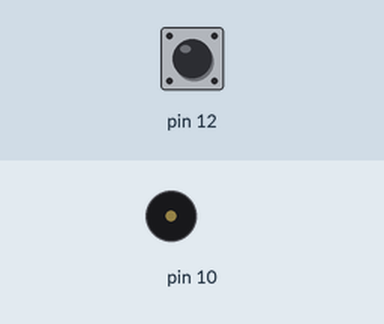
Recording of a sketch running on a simulated Arduino Uno, built with avr-gcc and run on an emulated ATmega328P. On the bench: buzzer (waves = sounding). Inputs (shaded band) come from the test bench; at power-on: pin 12 LOW.

Above: at 1.2 s.
1.3 s: pin 12 pulsed HIGH 2 times (0.12 s each, 0.3 s apart)
At 4.9 s:
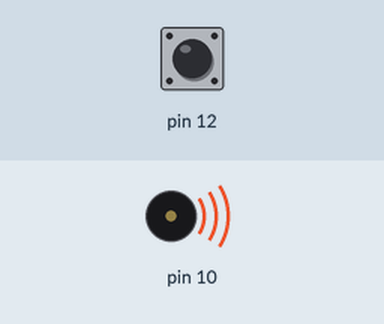
Timing chart, 0 to 10.3 s (numbered marks = the images above; inputs shaded):
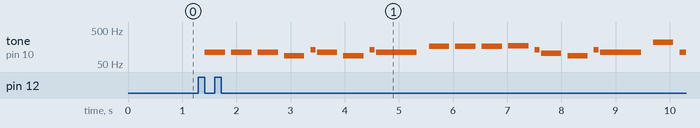

Measured:
- after the input at 1.3 s, tone on pin 10: plays 110 Hz for 0.38 s, 110 Hz for 0.38 s, 110 Hz for 0.38 s, 87 Hz for 0.38 s, 131 Hz for 0.09 s, 110 Hz for 0.38 s … (20 notes in this stretch), starting after 0.12 s

The sketch:

NokiaMusicPlayer.ino
```cpp
enum NoteName {
  nC = 0, nCs ,nD, nDs, nE, nF, nFs, nG, nGs, nA, nAs, nB
};

// a, #a, b, #b, c, #c, d, #d, e, #e, f, #f, g, g#
const NoteName noteMap[14] = {nA, nAs, nB, (NoteName)-1, nC, nCs, nD, nDs, nE, (NoteName)-1, nF, nFs, nG, nGs};

const int noteFq[7][12] = {
  {33, 35, 37, 39, 41, 44, 46, 49, 52, 55, 58, 62},
  {65, 69, 73, 78, 82, 87, 93, 98, 104, 110, 117, 123},
  {131, 139, 147, 156, 165, 175, 185, 196, 208, 220, 233, 247},
  {262, 277, 294, 311, 330, 349, 370, 392, 415, 440, 466, 494},
  {523, 554, 587, 622, 659, 698, 740, 784, 831, 880, 932, 988},
  {1047, 1109, 1175, 1245, 1319, 1397, 1480, 1568, 1661, 1760, 1865, 1976},
  {2093, 2217, 2349, 2489, 2637, 2794, 2960, 3136, 3322, 3520, 3729, 3951}
};

int atoi(const char* p, int len){
  int number = 0;
  for(int i = 0; i!= len; ++i){
    int n = p[i] - '0';
    number = number * 10 + n;
  }
  return number;
}

class Note{
  bool isPause;
  NoteName name;
  int duration;
  int octave;
public:
  Note(int duration):isPause(true),name(nC),duration(duration),octave(0){}
  Note(NoteName name, int duration, int octave):isPause(false),name(name),duration(duration),octave(octave){}
  Note(){}
  const char* parse(const char* noteString){
//    Serial.print("Parsing string: ");
//    Serial.println(noteString);

    const char* p = noteString;
    while(*p == ' ') ++p;

    const char* durationStart = p;
    while(*p >= '0' && *p <= '9') ++p;

    duration = atoi(durationStart, p-durationStart);

    if(*p == '.'){
      duration += duration / 2;
      ++p;
    }
//    Serial.print("Duration: "); Serial.println(duration);

    if(*p == '-') {
      isPause = true;
      return ++p;
    }
    isPause = false;

    int noteIdx = 0;
    if(*p == '#'){
      noteIdx = 1;
      ++p;
    }

    noteIdx = 2*(*p - 'a') + noteIdx;
    if(noteIdx >= 14) return p;

    ++p;

    name = noteMap[noteIdx];

//    Serial.print("Note name: "); Serial.println(name);

    const char* octaveStart = p;
    while(*p >= '0' && *p <= '9') ++p;
    octave = atoi(octaveStart, p - octaveStart);

//    Serial.print("Octave: "); Serial.println(octave);
    return p;

  }

  // plays the note via tone asynchronously, returs the duration
  int playAsync(int pin){
    int toneDuration = 1500/duration;
    if(!isPause){
      //Serial.print("Play note: "); Serial.print(" duration:"); Serial.print(toneDuration); Serial.print(" note:");Serial.println(noteFq[octave][name]);
      tone(pin, noteFq[octave][name], toneDuration);
    } else {
      noTone(pin);
    }
    return toneDuration;
  }

  int playSync(int pin){
    delay(playAsync(pin)*1.3);
    noTone(pin);
  }
};

class PushButton{
  const int clickTime = 100;
  const int releaseTime = 50;
  unsigned long lastActionTimestamp;
  bool isPressed;
  int pin;
  bool isClick;

  public:
  PushButton(int pin):lastActionTimestamp(0),isPressed(false),pin(pin),isClick(false){}

  void init(){
    pinMode(pin, INPUT);
  }

  bool click() { return isClick; }
  bool clickAndReset() {
    bool clk = isClick;
    isClick = false;
    return clk;
  }

  void loop(){
    int buttonState = digitalRead(pin);
    if(isPressed && buttonState == LOW){
      unsigned long released = millis();
      isClick = (released - lastActionTimestamp) > clickTime;
      isPressed = false;
      lastActionTimestamp = released;
    } else if(!isPressed && buttonState == HIGH){
      unsigned long pressed = millis();
      isClick = false;
      isPressed = true;
      lastActionTimestamp = pressed;
    } else if(!isPressed && buttonState == LOW && isClick){
      if(millis() - lastActionTimestamp > releaseTime){
        isClick = false;
      }
    }
  }
};

void playMelody(int pin, class Note* noteArray, int arrayLength){
  for(int i = 0; i!=arrayLength; ++i){
    noteArray[i].playSync(pin);
  }
}

PushButton button(12);

void setup() {
  Serial.begin(9600);
  button.init();
  /*
  const char* notes = "4g1 4#c2 4d2 4f2 8e2 2e2 4c2 4d2 4f2 8e2 2b1 4c2 4d2 4f2 8e2 "
  "2e2 4g2 4f2 4e2 8d2 2b1 4- 4f2 8e2 2e2 8d2 8e2 8g2 8f2 4e2 8d2 2a1 4- 4e2 8d2 2d2 4f2 4e2 4d2 "
  "8c2 2c2 4- 4d2 4#d2 4d2 4d2 8b1 2c2";
  */
  /*
  const char* notes = "16#c2 16#c2 8#c2 8#a1 8#g1 8#f1 4.#d1 8#g1 4.f1 8#d1 4.#f1 16#c2 16#c2 8#c2 8#a1 8#g1 8#f1 4.#d1"
  " 8#g1 4.f1 8#c2 4.#c2 16#c2 16#c2 8#c2 8#a1 8#g1 8#f1 4.#d1 8#g1 4.f1 8d1 2#d1 4- 8#d1 16#d1 8#f1 16#f1 8#f1 8#f1 8#a1 4#g1 8f1 2#f1";
  */
  /*
  const char* notes = "8#c1 8#c1 16#c1 2#f1 2#c2 8b1 16#a1 8#g1 2#f2 4#c2 8b1 16#a1 8#g1 2#f2 "
  "4#c2 8b1 16#a1 8b1 2#g1 8#c1 8#c1 16#c1 2#f1 2#c2 8b1 16#a1 8#g1 2#f2 4#c2 8b1 16#a1 8#g1 2#f2 4#c2"
  " 8b1 16#a1 8b1 2#g1 4#c1 16#c1 2#d1 8#c2 8b1 8#a1 8#g1 8#f1 16#f1 8#g1 16#a1 4#g1";*/

/*
  Note noteTest;
  noteTest.parse(noteTest.parse(noteTest.parse(noteTest.parse("32f2 32#d2 32f2 8#d2 32#d2 32#d2 32f2 32g2"))));
  // 32f2 32#d2 32f2 8#d2 32#d2 32#d2 32f2 32g2 32f2 16.#d2 32- 16f2 8#d2 16#g2 32#g2 32#g2 32#g2 16g2 16.#d2 32-
  Note melody[20] = {Note(nF, 32, 2), Note(nDs, 32, 2), Note(nF, 32, 2), Note(nDs, 8, 2),
                    Note(nDs, 32, 2), Note(nDs, 32, 2), Note(nF, 32, 2), Note(nG, 32, 2),
                    Note(nF, 32, 2), Note(nDs, 16, 2), Note(32), Note(nF, 16, 2), Note(nDs, 8, 2),
                    Note(nGs, 16, 2), Note(nGs, 32, 2), Note(nGs, 32, 2), Note(nGs, 32, 2),
                    Note(nG, 16, 2), Note(nDs, 16, 2), Note(32)};

  playMelody(10, melody, 20);*/
}


const char* notes[5] = {"4a1 4a1 4a1 4f1 16c2 4a1 4f1 16c2 2a1 4e2 4e2 4e2 4f2 16c2 4#g1 4f1 16c2 2a1 4a2 4a1 16a1"
  " 4a2 4#g2 16g2 16#f2 16f2 4#f2 8#a1 4#d2 4d2 16#c2 16c2 16b1 4c2 8f1 4#g1 4f1 16#g1 4c2 4a1 16c2 2e2",
  "8a1 8a1 8b1 4a1 16c2 8- 16- 16c2 8- 16- 8c2 8e2 8d2 4f1 4- 8g1 8g1 8a1 4g1 16a1 8- 16- 8c2 8- 8c2 8d2 8c2 4g1",
  "8g2 8e2 8b1 8g2 8e2 8b1 8#f2 8e2 8b1 8#f2 8e2 8b1 8d2 8c2 8g1 8d2 8c2 8g1 8e2 8d2 8a1 8e2 8d2 8a1  8e2 16a1",
  " 16g2 16g2 8g2 16f2 16f2 8f2 2g2 8g2 8g2 8f2 8f2 2f2 16f2 16g2 8g2 16f2 16f2 8f2 16f2 2g2 8g2 8g2 8g2 16f2 16f2 16f2 16#d2 2c2 16g2 16g2 8g2 16f2 16#d2 8#d2 16f2 2g2 16#d2 16g2 16g2 8g2 8f2 8#d2 2#d2 16#d2 16f2 16f2 16f2 16f2 16f2 16#d2",
  "8c2 8#d2 8g1 8#g1 4c2 8- 8#g1 4g1 8- 8#g1 16g1 16#g1 8g1 8#f1 8g1 8c2 8#d2 8g1 8#g1 4c2 8- 8#g1 4g1 8- 8#g1 16g1 16#g1 8g1 8#f1 8g1 8c2 8#d2 8g1 8#g1 4c2 8- 8#g1 4g1 8- 8#g1 16g1 16#g1 8g1 8#f1 8g1"

};
int melodyNumber = 0;

void loop() {
  button.loop();

  if(button.clickAndReset()){
      const char* n = notes[melodyNumber];
      Note melody[75];
      int i = 0;
      for(; i!=75; ++i){
        if(*n == 0)break;
        n = melody[i].parse(n);
      }
      playMelody(10, melody, i);
      melodyNumber = (melodyNumber + 1) % 5;
  }

}
```
